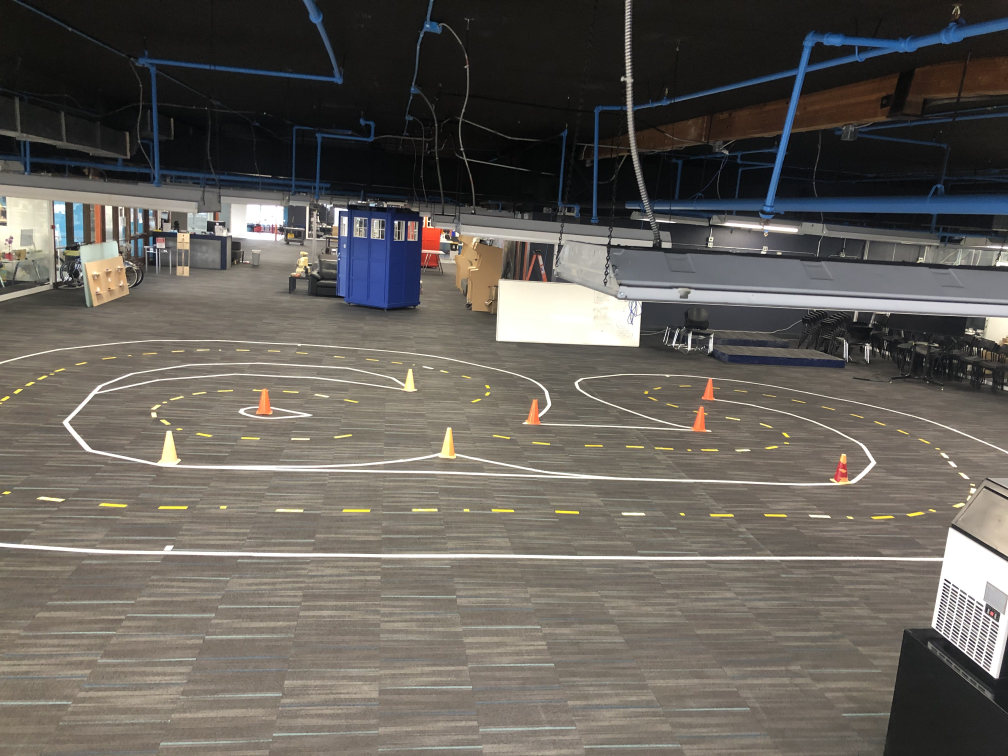
#> input picture Circuit_Launch_Track_BEV/george.jpg, 4032 x 3024 px (shown at 1/4 size)
$ python bev_map.py
#> lines starting #> are read from the running program, lines starting #| are printed output that depends on the picture
import matplotlib.pyplot as plt
import cv2
import numpy as np


fig = plt.figure(0)
front = cv2.imread("george.jpg")
#> front is the input picture: shape (3024, 4032, 3); mean B, G, R 89.9, 95.9, 100.4
# front = cv2.imread("input.jpg")
# front = cv2.imread("input5.jpg")
plt.imshow(front[:,:,::-1])
plt.show()

# In[56]:


# Pixel coordinates of the outer corner of the white markers in the image
# for george.jpg
imgpts = np.float32([
    [1196, 1380],
    [2668, 1504],
    [3844, 2244],
    [664, 2212.]
])

# #for input.jpg
# imgpts = np.float32([
#     [601, 757],
#     [1137, 791],
#     [804, 528],
#     [277, 319],
# ])

# #for input5.jpg
# imgpts = np.float32([
#     [155, 655],
#     [1210, 660],
#     [964, 460],
#     [332, 437.]
# ])


# These are the desired coordinates in the output image. I'm using a 2cm/pixel scale;
# the markers form a 3.95m x 2.413m rectangle.
pixelSize = 0.02

#for george.jpg
dstpts = np.float32([
    [3.1623, 4.3942],
    [-3.1623, 3.1242],
    [-3.1623, -4.3942],
    [3.1623, -4.3942],
    ]) / pixelSize

# #for our pics
# dstpts = np.float32([
#     [-3.75, 2.83],
#     [3.75, 2.83],
#     [4.05, -2.83],
#     [-3.75, -3.98],
#     ]) / pixelSize

imagesize = np.float32([1000, 600])
dstpts += np.float32(imagesize / 2)

# In[156]:


# generate the perspective matrix from the above four point pairs
M = cv2.getPerspectiveTransform(imgpts, dstpts)


# In[158]:


# Project the image into a new 900x450 image
# (I adjusted the image size here and offset above so the track
# is nicely centered in the output image)
bg = cv2.warpPerspective(front, M, tuple(imagesize))
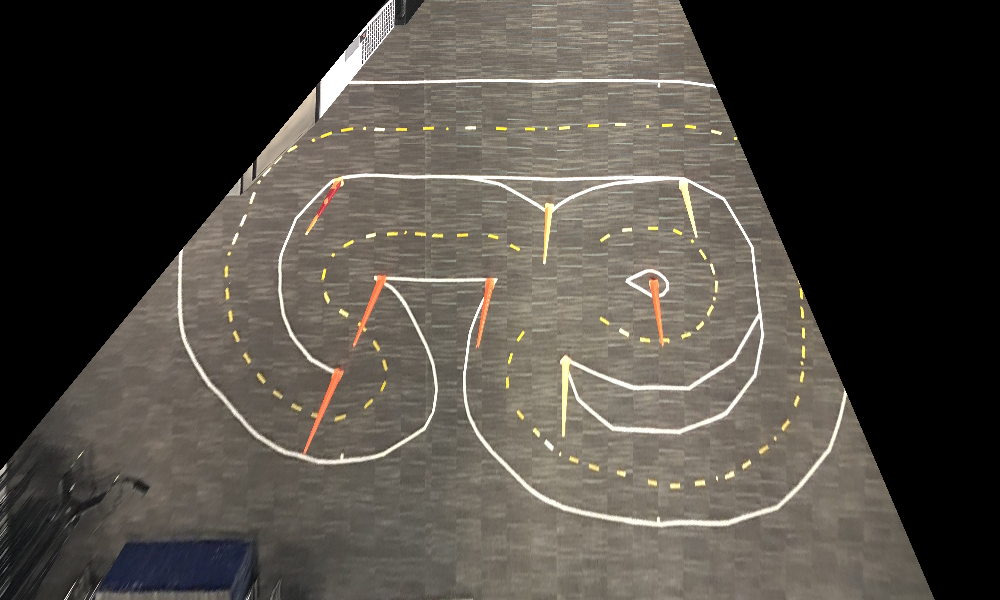
#> bg: shape (600, 1000, 3); mean B, G, R 67.5, 74.5, 79.5
cv2.imwrite("birdseye_cl_new.png", bg) # write out png
